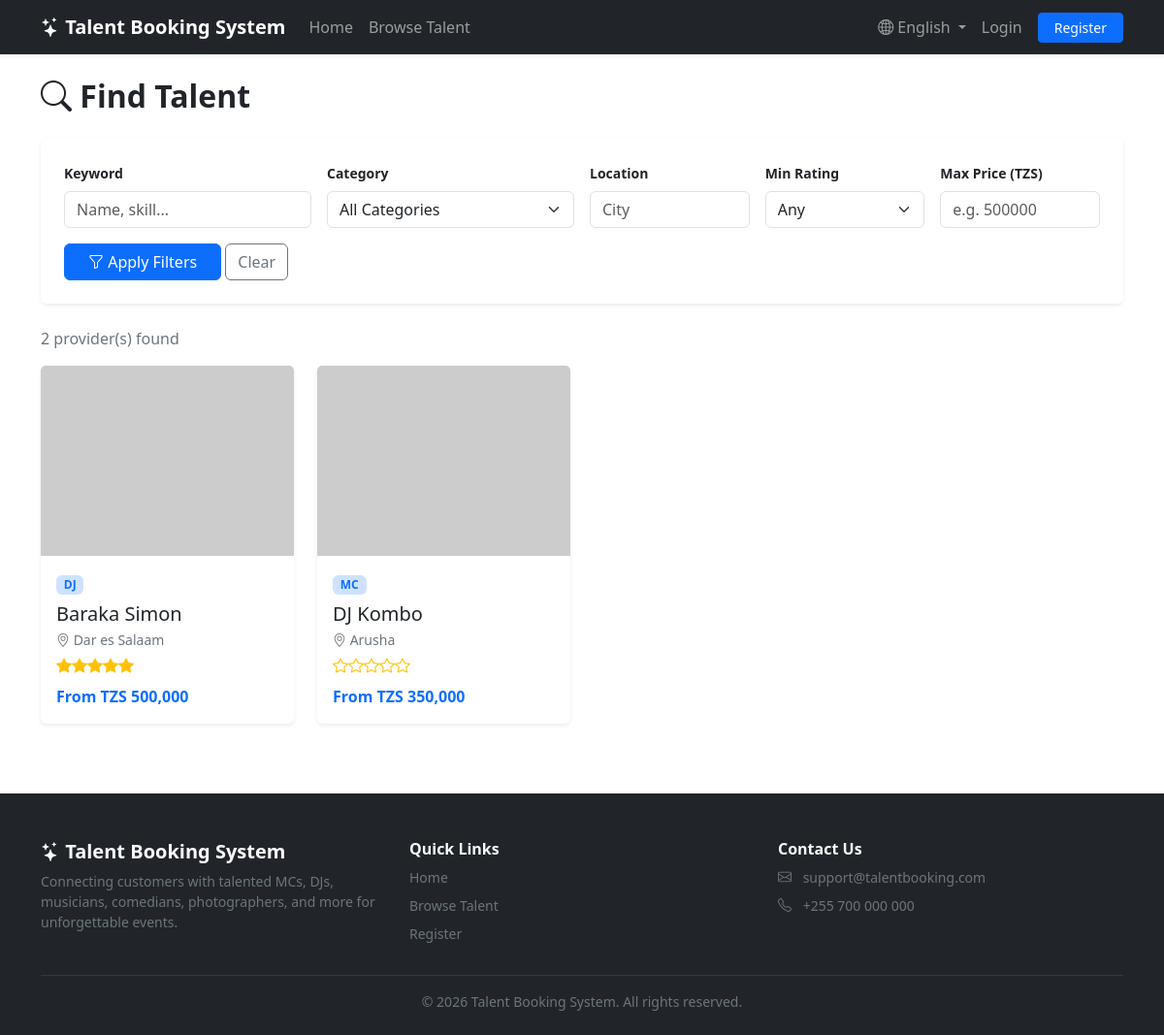
The page /customer/search.php on the database its author committed.
### tables this page shows
CREATE TABLE `providers` (
  `id` INT UNSIGNED AUTO_INCREMENT PRIMARY KEY,
  `user_id` INT UNSIGNED NOT NULL,
  `category_id` INT UNSIGNED NOT NULL,
  `bio` TEXT DEFAULT NULL,
  `experience_years` TINYINT UNSIGNED DEFAULT 0,
  `location` VARCHAR(150) DEFAULT NULL,
  `price` DECIMAL(10,2) NOT NULL DEFAULT 0.00,
  `cover_image` VARCHAR(255) DEFAULT NULL,
  `skills` VARCHAR(500) DEFAULT NULL,
  `service_description` TEXT DEFAULT NULL,
  `video_links` TEXT DEFAULT NULL COMMENT 'Comma-separated video URLs',
  `approval_status` ENUM('pending','approved','rejected','suspended') NOT NULL DEFAULT 'pending',
  `average_rating` DECIMAL(3,2) NOT NULL DEFAULT 0.00,
  `created_at` TIMESTAMP NOT NULL DEFAULT CURRENT_TIMESTAMP,
  `updated_at` TIMESTAMP NOT NULL DEFAULT CURRENT_TIMESTAMP ON UPDATE CURRENT_TIMESTAMP,
  CONSTRAINT `fk_providers_user` FOREIGN KEY (`user_id`) REFERENCES `users`(`id`) ON DELETE CASCADE,
  CONSTRAINT `fk_providers_category` FOREIGN KEY (`category_id`) REFERENCES `categories`(`id`) ON DELETE RESTRICT,
  INDEX `idx_providers_approval` (`approval_status`),
  INDEX `idx_providers_location` (`location`),
  INDEX `idx_providers_price` (`price`)
);

CREATE TABLE `categories` (
  `id` INT UNSIGNED AUTO_INCREMENT PRIMARY KEY,
  `category_name` VARCHAR(100) NOT NULL UNIQUE,
  `description` TEXT DEFAULT NULL,
  `created_at` TIMESTAMP NOT NULL DEFAULT CURRENT_TIMESTAMP
);

CREATE TABLE `users` (
  `id` INT UNSIGNED AUTO_INCREMENT PRIMARY KEY,
  `fullname` VARCHAR(150) NOT NULL,
  `email` VARCHAR(150) NOT NULL UNIQUE,
  `phone` VARCHAR(20) DEFAULT NULL,
  `password` VARCHAR(255) NOT NULL,
  `role` ENUM('admin','customer','provider') NOT NULL DEFAULT 'customer',
  `status` ENUM('active','inactive','suspended') NOT NULL DEFAULT 'active',
  `profile_image` VARCHAR(255) DEFAULT NULL,
  `remember_token` VARCHAR(255) DEFAULT NULL,
  `created_at` TIMESTAMP NOT NULL DEFAULT CURRENT_TIMESTAMP,
  `updated_at` TIMESTAMP NOT NULL DEFAULT CURRENT_TIMESTAMP ON UPDATE CURRENT_TIMESTAMP,
  INDEX `idx_users_role` (`role`),
  INDEX `idx_users_status` (`status`)
);

### customer/search.php (the view, shortened to what this page needs)
<?php
require_once __DIR__ . '/../includes/functions.php';
require_once __DIR__ . '/../includes/auth.php';
require_once __DIR__ . '/../includes/header.php';
$q = trim($_GET['q'] ?? '');
$location = trim(
    $_GET['location'] ?? ''
);
$maxPrice = $_GET['max_price'] ?? '';
$conditions = [
    'p.approval_status = "approved"'
];
$whereClause = implode(
    ' AND ',
    $conditions
);
$perPage = 12;
$page = max(
    1,
    (int) ($_GET['page'] ?? 1)
);
$offset =
    ($page - 1) * $perPage;
$sqlCount = "
    SELECT COUNT(*)
    FROM providers p
    JOIN users u
        ON u.id = p.user_id
    WHERE {$whereClause}
";
$countStmt = $pdo->prepare(
    $sqlCount
);
$countStmt->execute();
$totalResults = (int)
    $countStmt->fetchColumn();
$sql = "
    SELECT
        p.*,
        u.fullname,
        u.profile_image,
        c.category_name
    FROM providers p
    JOIN users u
        ON u.id = p.user_id
    JOIN categories c
        ON c.id = p.category_id
    WHERE {$whereClause}
    ORDER BY
        p.average_rating DESC,
        p.created_at DESC
    LIMIT :limit
    OFFSET :offset
";
$stmt = $pdo->prepare(
    $sql
);
$stmt->bindValue(
    ':limit',
    $perPage,
    PDO::PARAM_INT
);
$stmt->bindValue(
    ':offset',
    $offset,
    PDO::PARAM_INT
);
$stmt->execute();
$providers =
    $stmt->fetchAll();
require_once __DIR__ . '/../includes/header.php';
?>
<div class="container py-4">
    <h2 class="fw-bold mb-4">
        <i class="bi bi-search"></i>
        Find Talent
    </h2>
    <form
        method="GET"
        action=""
        class="card border-0 shadow-sm p-3 p-md-4 mb-4"
    >
        <div class="row g-3">
            <div class="col-md-3">
                <label class="form-label small fw-semibold">
                    Keyword
                </label>
                <input
                    type="text"
                    name="q"
                    class="form-control"
                    value="<?= e($q) ?>"
                    placeholder="Name, skill..."
                >
            </div>
            <div class="col-md-3">
                <label class="form-label small fw-semibold">
                    Category
                </label>
                <select
                    name="category"
                    class="form-select"
                >
                    <option value="">
                        All Categories
                    </option>
                </select>
            </div>
            <div class="col-md-2">
                <label class="form-label small fw-semibold">
                    Location
                </label>
                <input
                    type="text"
                    name="location"
                    class="form-control"
                    value="<?= e($location) ?>"
                    placeholder="City"
                >
            </div>
            <div class="col-md-2">
                <label class="form-label small fw-semibold">
                    Min Rating
                </label>
                <select
                    name="min_rating"
                    class="form-select"
                >
                    <option value="">
                        Any
                    </option>
                </select>
            </div>
            <div class="col-md-2">
                <label class="form-label small fw-semibold">
                    Max Price (TZS)
                </label>
                <input
                    type="number"
                    name="max_price"
                    class="form-control"
                    value="<?= e($maxPrice) ?>"
                    placeholder="e.g. 500000"
                    min="0"
                    step="0.01"
                >
            </div>
        </div>
        <div class="mt-3">
            <button
                type="submit"
                class="btn btn-primary px-4"
            >
                <i class="bi bi-funnel"></i>
                Apply Filters
            </button>
            <a
                href="<?= e(APP_URL) ?>/customer/search.php"
                class="btn btn-outline-secondary"
            >
                Clear
            </a>
        </div>
    </form>
    <p class="text-secondary">
        <?= (int) $totalResults ?>
        provider(s) found
    </p>
    <?php if (empty($providers)): ?>
        <div class="alert alert-light border text-center py-5">
            <i class="bi bi-emoji-frown fs-1 text-secondary"></i>
            <p class="mt-3 mb-0">
                No providers match your search.
                Try adjusting your filters.
            </p>
        </div>
    <?php else: ?>
        <div class="row g-4">
            <?php foreach ($providers as $provider): ?>
                <div class="col-sm-6 col-lg-4 col-xl-3">
                    <a
                        href="<?= e(APP_URL) ?>/customer/view_provider.php?id=<?= (int) $provider['id'] ?>"
                        class="text-decoration-none text-dark"
                    >
                        <div class="card talent-card h-100 shadow-sm border-0">
                            <img
                                src="<?= $provider['cover_image']
                                    ? e(
                                        UPLOAD_COVER_URL
                                        . $provider['cover_image']
                                    )
                                    : 'https://placehold.co/400x300?text='
                                      . urlencode(
                                          $provider['fullname']
                                      )
                                ?>"
                                class="card-img-top"
                                alt="<?= e(
                                    $provider['fullname']
                                ) ?>"
                            >
                            <div class="card-body">
                                <span
                                    class="badge bg-primary-subtle text-primary mb-2"
                                >
                                    <?= e(
                                        $provider['category_name']
                                    ) ?>
                                </span>
                                <h5 class="card-title mb-1">
                                    <?= e(
                                        $provider['fullname']
                                    ) ?>
                                </h5>
                                <p class="small text-secondary mb-1">
                                    <i class="bi bi-geo-alt"></i>
                                    <?= e(
                                        $provider['location']
                                        ?: 'N/A'
                                    ) ?>
                                </p>
                                <div class="mb-2">
                                    <?= render_stars(
                                        (float)
                                        $provider['average_rating']
                                    ) ?>
                                </div>
                                <p class="fw-semibold text-primary mb-0">
                                    From
                                    <?= format_money(
                                        $provider['price']
                                    ) ?>
                                </p>
                            </div>
                        </div>
                    </a>
                </div>
            <?php endforeach; ?>
        </div>
    <?php endif; ?>
</div>
<?php require_once __DIR__ . '/../includes/footer.php'; ?>

### includes/functions.php (shortened to what this page needs)
<?php
function e($string): string
{
    return htmlspecialchars($string ?? '', ENT_QUOTES, 'UTF-8');
}
function format_money($amount): string
{
    return 'TZS ' . number_format((float) $amount, 0);
}
function render_stars(float $rating): string
{
    $rating = max(0, min(5, $rating));
    $full = (int) floor($rating);
    $half = ($rating - $full) >= 0.5 ? 1 : 0;
    $empty = 5 - $full - $half;
    $html = str_repeat('<i class="bi bi-star-fill text-warning"></i>', $full);
    $html .= str_repeat('<i class="bi bi-star text-warning"></i>', $empty);
    return $html;
}

### rows shown on the page
providers: category.category_name "DJ", user.fullname "Baraka Simon", location "Dar es Salaam", price "TZS 500,000"
providers: category.category_name "MC", user.fullname "DJ Kombo", location "Arusha", price "TZS 350,000"

### other values the page prints
APP_NAME "Talent Booking System"
__t('home') "Home"
__t('browse_talent') "Browse Talent"
__t('login') "Login"
__t('register') "Register"
$totalResults "2"
__t('contact_us') "Contact Us"
